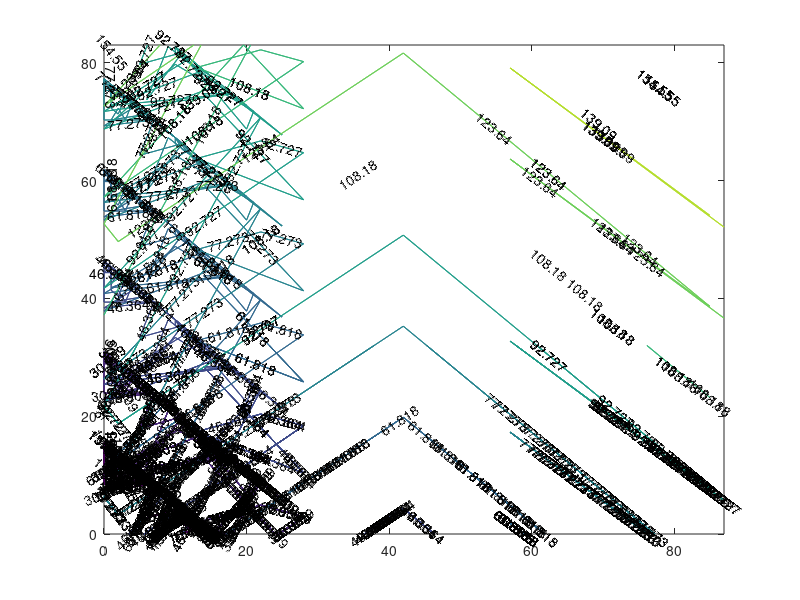

This chart was generated by the following MATLAB code:
close all
clear all
D=[  
87	7	0
57	83	3
85	56	0
83	8	0
42	32	0
2	0	72
0	0	71
22	24	0
0	0	51
28	20	0
22	19	4
13	14	16
28	5	8
14	20	4
18	19	0
19	7	0
25	7	0
9	19	1
6	10	13
11	17	0
20	2	4
21	4	0
10	12	3
0	1	24
15	6	2
10	13	0
10	2	1
20	2	0
16	6	0
16	5	0
12	9	0
0	0	21
18	2	0
1	0	19
14	4	0
14	3	0
15	1	0
11	4	1
10	6	0
10	6	0
14	1	0
13	2	0
13	1	0
12	2	0
11	3	0
5	1	8
7	6	0
2	11	0
11	1	0
10	2	0
9	3	0
5	7	0
3	9	0
3	9	0
8	3	0
7	4	0
5	6	0
10	0	0
9	1	0
7	3	0
7	3	0
6	4	0
5	5	0
3	7	0
8	1	0
7	2	0
6	3	0
4	5	0
4	4	1
0	1	8
7	1	0
7	1	0
7	1	0
5	2	1
4	4	0
0	8	0
0	1	7
7	0	0
7	0	0
7	0	0
7	0	0
7	0	0
6	1	0
6	1	0
6	1	0
6	0	1
5	2	0
5	0	0
5	0	0
5	2	0
4	3	0
3	0	4
2	2	3
1	0	6
6	0	0
6	0	0
5	1	0
5	1	0
5	0	1
5	1	0
4	2	0
3	3	0
3	3	0
3	3	0
2	0	4
1	1	4
1	4	1
5	0	0
5	0	0
5	0	0
5	0	0
5	0	0
5	0	0
4	1	0
4	1	0
4	1	0
4	1	0
3	2	0
1	2	2
1	4	0
1	4	0
4	0	0
4	0	0
4	0	0
4	0	0
4	0	0
4	0	0
4	0	0
4	0	0
3	1	0
3	1	0
3	1	0
3	1	0
3	1	0
3	1	0
3	1	0
3	1	0
2	2	0
2	2	0
2	1	1
2	2	0
2	2	0
1	0	3
1	3	0
1	3	0
3	0	0
3	0	0
3	0	0
3	0	0
3	0	0
3	0	0
3	0	0
3	0	0
3	0	0
3	0	0
3	0	0
3	0	0
3	0	0
3	0	0
3	0	0
3	0	0
3	0	0
2	1	0
2	1	0
2	1	0
2	1	0
2	1	0
2	1	0
1	2	0
1	2	0
1	1	1
1	2	0
1	2	0
1	1	1
1	0	2
1	2	0
0	1	2
0	1	2
2	0	0
2	0	0
2	0	0
2	0	0
2	0	0
2	0	0
2	0	0
2	0	0
2	0	0
2	0	0
2	0	0
2	0	0
2	0	0
2	0	0
2	0	0
2	0	0
2	0	0
2	0	0
2	0	0
2	0	0
2	0	0
2	0	0
2	0	0
2	0	0
2	0	0
2	0	0
2	0	0
2	0	0
2	0	0
2	0	0
2	0	0
2	0	0
2	0	0
2	0	0
1	0	1
1	0	1
1	1	0
1	0	1
1	0	1
1	1	0
1	1	0
1	1	0
1	1	0
1	1	0
1	1	0
1	1	0
1	1	0
1	1	0
1	1	0
1	1	0
1	1	0
1	0	1
0	2	0
0	2	0
0	2	0
0	2	0
0	2	0
0	1	1
1	0	0
1	0	0
1	0	0
1	0	0
1	0	0
1	0	0
1	0	0
1	0	0
1	0	0
1	0	0
1	0	0
1	0	0
1	0	0
1	0	0
1	0	0
1	0	0
1	0	0
1	0	0
1	0	0
1	0	0
1	0	0
1	0	0
1	0	0
1	0	0
1	0	0
1	0	0
1	0	0
1	0	0
1	0	0
1	0	0
1	0	0
1	0	0
1	0	0
1	0	0
1	0	0
1	0	0
1	0	0
1	0	0
1	0	0
1	0	0
1	0	0
1	0	0
1	0	0
1	0	0
1	0	0
1	0	0
1	0	0
1	0	0
1	0	0
1	0	0
1	0	0
1	0	0
1	0	0
1	0	0
1	0	0
1	0	0
1	0	0
1	0	0
1	0	0
1	0	0
1	0	0
1	0	0
1	0	0
1	0	0
1	0	0
1	0	0
1	0	0
1	0	0
1	0	0
1	0	0
1	0	0
1	0	0
1	0	0
1	0	0
1	0	0
1	0	0
1	0	0
1	0	0
1	0	0
1	0	0
1	0	0
1	0	0
1	0	0
1	0	0
1	0	0
1	0	0
1	0	0
1	0	0
1	0	0
1	0	0
1	0	0
1	0	0
1	0	0
1	0	0
1	0	0
1	0	0
1	0	0
1	0	0
1	0	0
1	0	0
1	0	0
1	0	0
0	1	0
0	1	0
0	1	0
0	1	0
0	1	0
0	1	0
0	1	0
0	1	0
0	1	0
0	1	0
0	1	0
0	1	0
0	1	0
0	1	0
0	1	0
0	1	0
0	1	0
0	1	0
0	1	0
0	1	0
0	1	0
0	1	0
0	1	0
0	1	0
0	1	0
0	1	0
0	1	0
0	1	0
0	1	0
0	1	0
0	1	0
0	1	0
0	1	0
0	1	0
0	1	0
0	1	0
0	1	0
0	1	0
0	1	0
0	1	0
0	1	0
0	1	0
0	1	0
0	1	0
0	1	0
0	1	0
0	1	0
0	1	0
0	1	0
]; 
x1=D(:,1); % yfalon
x2=D(:,2);% tfalon
x3=D(:,3);% falon
%model
 y=x1+x2+x3;
 x=x1+x2;
% (sum(x1))/length(x)
% (sum(x2))/length(x)
%     (sum(x3))/length(x)
% xx = (x-6).^2;
%  cv = (x-6).*(y-7);
%  cov = sum(cv)%/length(x)
%  xxb=sum(xx)%/length(x)
% a = cov/xxb
%
% xb=sum(x)/length(x)
% yb=sum(y)/length(x)
%  [r,m,b] = regression(x,y);
%  plotregression(x,y)
%  a=find(x==6);
%  b=find(y(a)==7);lm = fitlm(x,y)
% aa= find(y-x==1);
% aa=aa'

% a(b)
%   tbl = table(y,x1,x2,'VariableNames',{'falon','tfalon','yfalon'});
% lm = fitlm(tbl,'falon~tfalon+yfalon')


% plot(x,y,'h');hold on;
  
% 
  [X,Y] = meshgrid(x1,x2);
  Z1 = meshgrid(x3);
  Z = X+Y+Z1 ;
  contour(X,Y,Z,10,'ShowText','on')

% % % figure
% % %  mesh(X,Y,Z)                     
% % %  contour3(X,Y,Z)
% % % hold on
% % %  plot3(x1,x2,y,'o');
% % 
% % % figure